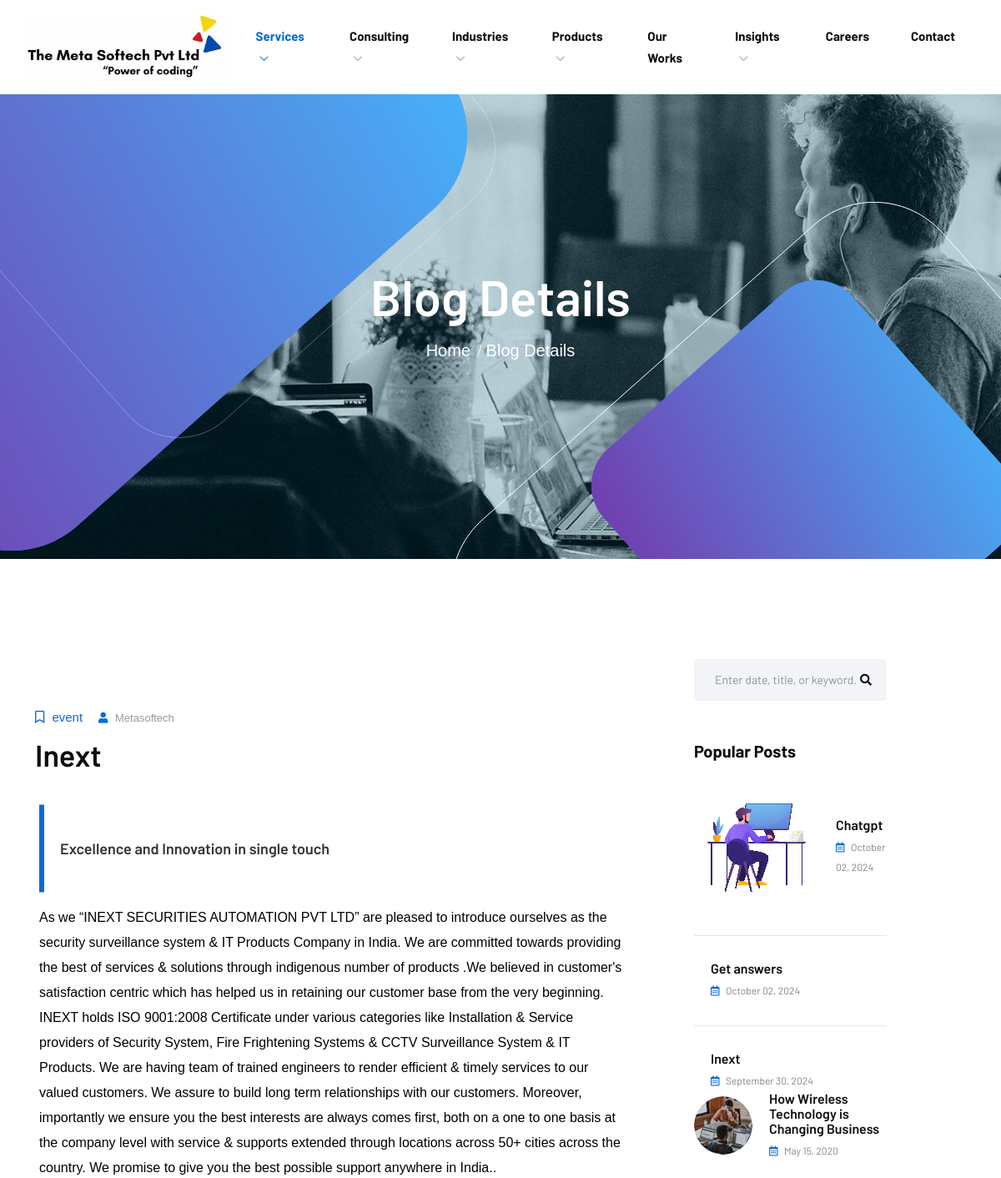
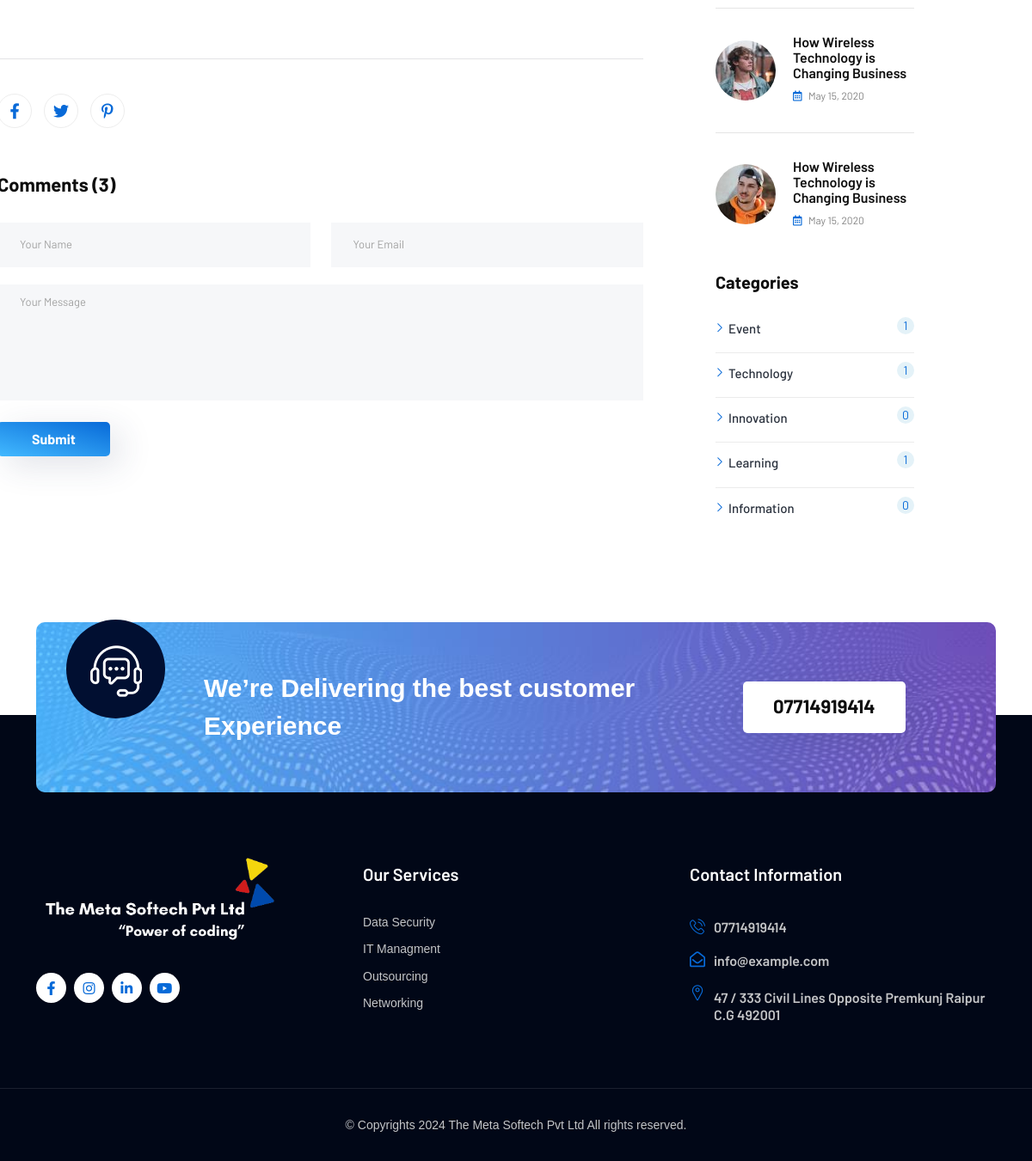
/blog-details.php?id=8, run on the app's committed database (2 pictures, top to bottom).
### tables this page shows
CREATE TABLE `post` (
  `id` int(11) NOT NULL,
  `title` varchar(255) NOT NULL,
  `slug` varchar(255) DEFAULT NULL,
  `content` text NOT NULL,
  `author_id` varchar(255) NOT NULL,
  `category_id` varchar(255) NOT NULL,
  `featured_image` varchar(255) NOT NULL,
  `create_at` datetime NOT NULL DEFAULT current_timestamp(),
  `update_at` datetime NOT NULL DEFAULT current_timestamp() ON UPDATE current_timestamp()
);

### blog-details.php (the view, shortened to what this page needs)
        <?php
        include("db.php");
        ?>
        <!doctype html>
        <html class="no-js" lang="en">
        <head>
        <link rel="stylesheet" href="assets/css/plugins/all.min.css">
        <link rel="stylesheet" href="assets/css/plugins/flaticon.css">
        <link rel="stylesheet" href="assets/css/plugins/bootstrap.min.css">
        <link rel="stylesheet" href="assets/css/plugins/swiper-bundle.min.css">
        <link rel="stylesheet" href="assets/css/plugins/aos.css">
        <link rel="stylesheet" href="assets/css/plugins/magnific-popup.css">
        <link rel="stylesheet" href="assets/css/style.css">
        </head>
        <body>
        <div class="main-wrapper">
        <?php
        include("header.php");
        ?>
        <div class="section page-banner-section" style="background-image: url(assets/images/bg/page-banner.jpg);">
        <div class="shape-1">
        </div>
        <div class="shape-2">
        </div>
        <div class="shape-3">
        </div>
        <div class="shape-4">
        </div>
        <div class="container">
        <div class="page-banner-wrap">
        <div class="row">
        <div class="col-lg-12">
        <div class="page-banner text-center">
        <h2 class="title">Blog Details</h2>
        <ul class="breadcrumb justify-content-center">
        <li class="breadcrumb-item"><a href="#">Home</a></li>
        <li class="breadcrumb-item active" aria-current="page">Blog Details</li>
        </ul>
        </div>
        </div>
        </div>
        </div>
        </div>
        </div>
        <div class="section blog-details-section section-padding-02">
        <div class="container">
        <div class="blog-details-wrap">
        <div class="row">
        <?php
        if (isset($_GET['id'])) {
        $post_id = $_GET['id'];
        $selQB = "SELECT * FROM `post` WHERE id = $post_id";
        $resQB = mysqli_query($db, $selQB);
        if (mysqli_num_rows($resQB) > 0) {
        $row = mysqli_fetch_assoc($resQB);
        ?>
        <div class="col-xl-8 col-lg-8">
        <div class="blog-details-post">
        <div class="single-blog-post single-blog">
        <div class="blog-image">
        <a href="blog-details.php"><img src="blog/<?php echo $row['featured_image'];?>"alt=""></a>
        </div>
        <div class="blog-content">
        <div class="blog-meta">
        <span class="tag"><i class="far fa-bookmark"></i> <?php echo $row['category_id'];?></span>
        <span><i class="fas fa-user"></i> <?php echo $row['author_id'];?></span>
        </div>
        <h3 class="title"><?php echo $row['title'];?></h3>
        </div>
        </div>
        <div class="blog-details-content" style="margin-left: -45px;">
        <div class="blog-quote ">
        <blockquote class="blockquote mtr">
        <p><?php echo $row['slug'];?></p>
        </blockquote>
        </div>
        <div class="blog-details-text"
        style="color:black; cursor: auto;margin-left:50px;"> <p><?php echo $row
        ['content'];?></p> </div>
        <div class="blog-details-tag-share">
        <div class="blog-details-share llt">
        <ul class="social-share">
        <li><a class="share-facebook" href="#"><i class="fab fa-facebook-f"></i></a></li>
        <li><a class="share-twitter" href="#"><i class="fab fa-twitter"></i></a></li>
        <li><a class="share-pinterest" href="#"><i class="fab fa-pinterest-p"></i></a></li>
        </ul>
        </div>
        </div>
        <div class="comment-wrap llt">
        <div class="comment-form">
        <h3 class="comment-title">Comments (3)</h3>
        <div class="comment-form-wrap ">
        <form action="#">
        <div class="row">
            <div class="col-md-6">
                <div class="single-form">
                    <input class="form-control" type="text" placeholder="Your Name">
                </div>
            </div>
            <div class="col-md-6">
                <div class="single-form">
                    <input class="form-control" type="email" placeholder="Your Email">
                </div>
            </div>
            <div class="col-md-12">
                <div class="single-form">
                    <textarea class="form-control" placeholder="Your Message"></textarea>
                </div>
            </div>
            <div class="col-md-12">
                <div class="form-btn">
                    <button class="btn" type="submit">Submit</button>
                </div>
            </div>
        </div>
        </form>
        </div>
        </div>
        </div>
        </div>
        </div>
        </div>
        <div class="col-xl-3 col-lg-4">
        <div class="blog-sidebar">
        <div class="sidebar-widget sidebar-widget-1">
        <form class="search-form" action="search.php" method="GET">
        <input type="text" name="query" placeholder="Enter date, title, or keyword...">
        <button type="submit"><i class="fas fa-search"></i></button>
        </form>
        </div>
        <div class="sidebar-widget">
        <div class="widget-title">
        <h3 class="title">Popular Posts</h3>
        </div>
        <?php
$sql = "SELECT title, create_at, featured_image FROM post ORDER BY create_at DESC LIMIT 3";
$result = $db->query($sql);
if ($result->num_rows > 0) {
    echo '<div class="recent-posts"><ul>';
    while($row = $result->fetch_assoc()) {
        echo '
        <li>
        <a class="post-link" href="blog-details.php">
            <div class="post-thumb">
                <img src="assets/images/blog/' . $row["featured_image"] . '" alt="">
            </div>
            <div class="post-text">
                <h4 class="title">' . $row["title"] . '</h4>
                <span class="post-meta"><i class="far fa-calendar-alt"></i> ' . date("F d, Y", strtotime($row["create_at"])) . '</span>
            </div>
        </a>
        </li>';
    }
    echo '</ul></div>';
} else {
    echo 'No posts found.';
}
?>
        <div class="recent-posts">
        <ul>
        <li>
        <a class="post-link" href="blog-details.php">
        <div class="post-thumb">
            <img src="assets/images/blog/r-post1.jpg" alt="">
        </div>
        <div class="post-text">
            <h4 class="title">How Wireless Technology is Changing Business</h4>
            <span class="post-meta"><i class="far fa-calendar-alt"></i> May 15, 2020</span>
        </div>
        </a>
        </li>
        <li>
        <a class="post-link" href="blog-details.php">
        <div class="post-thumb">
            <img src="assets/images/blog/r-post2.jpg" alt="">
        </div>
        <div class="post-text">
            <h4 class="title">How Wireless Technology is Changing Business</h4>
            <span class="post-meta"><i class="far fa-calendar-alt"></i> May 15, 2020</span>
        </div>
        </a>
        </li>
        <li>
        <a class="post-link" href="blog-details.php">
        <div class="post-thumb">
            <img src="assets/images/blog/r-post3.jpg" alt="">
        </div>
        <div class="post-text">
            <h4 class="title">How Wireless Technology is Changing Business</h4>
            <span class="post-meta"><i class="far fa-calendar-alt"></i> May 15, 2020</span>
        </div>
        </a>
        </li>
        </ul>
        </div>
        </div>
<?php
$categories = [
    "Event",
    "Technology",
    "Innovation",
    "Learning",
    "Information"
];
echo '<div class="sidebar-widget">
        <div class="widget-title">
            <h3 class="title">Categories</h3>
        </div>
        <ul class="category">';
foreach ($categories as $category) {
    $sql = "SELECT COUNT(*) as post_count FROM post WHERE category_id = '$category'";
    $result = $db->query($sql);
    if ($result->num_rows > 0) {
        while($row = $result->fetch_assoc()) {
            echo '<li class="cate-item"><a href="blog.php"><i class="flaticon-next"></i> ' . $category . ' <span class="post-count">' . $row['post_count'] . '</span></a></li>';
        }
    }
}
echo '  </ul>
    </div>';
?>
        </div>
        </div>
        <?php
        } else {
        echo "<p>Blog post not found.</p>";
        }
        }
        ?>
        </div>
        </div>
        </div>
        </div>
        <?php
        include("footer.php");
        ?>
        </body>
        </html>

### blog-details.php (style rules this page uses)
.mtr { margin: 80px 0px; }
.llt { margin-left: 0px; }

### data on the page
post: category "event", author "Metasoftech", title "Inext", slug "Excellence and Innovation in single touch", content "As we “INEXT SECURITIES AUTOMATION PVT LTD” are pleased to introduce ourselves as the security surveillance system & IT Products Company in India. We are committed towards providing the best of services & solutions through indigenous number of products .We believed in customer's satisfaction centric which has helped us in retaining our customer base from the very beginning. INEXT holds ISO 9001:2008 Certificate under various categories like Installation & Service providers of Security System, Fire Frightening Systems & CCTV Surveillance System & IT Products. We are having team of trained engineers to render efficient & timely services to our valued customers. We assure to build long term…", create_at "September 30, 2024"
post: featured_image (picture), title "Chatgpt", create_at "October 02, 2024"
post: title "Get answers", create_at "October 02, 2024"

### other printed values
$category "Event"
$row['post_count'] "1"
$category "Technology"
$category "Innovation"
$row['post_count'] "0"
$category "Learning"
$category "Information"
